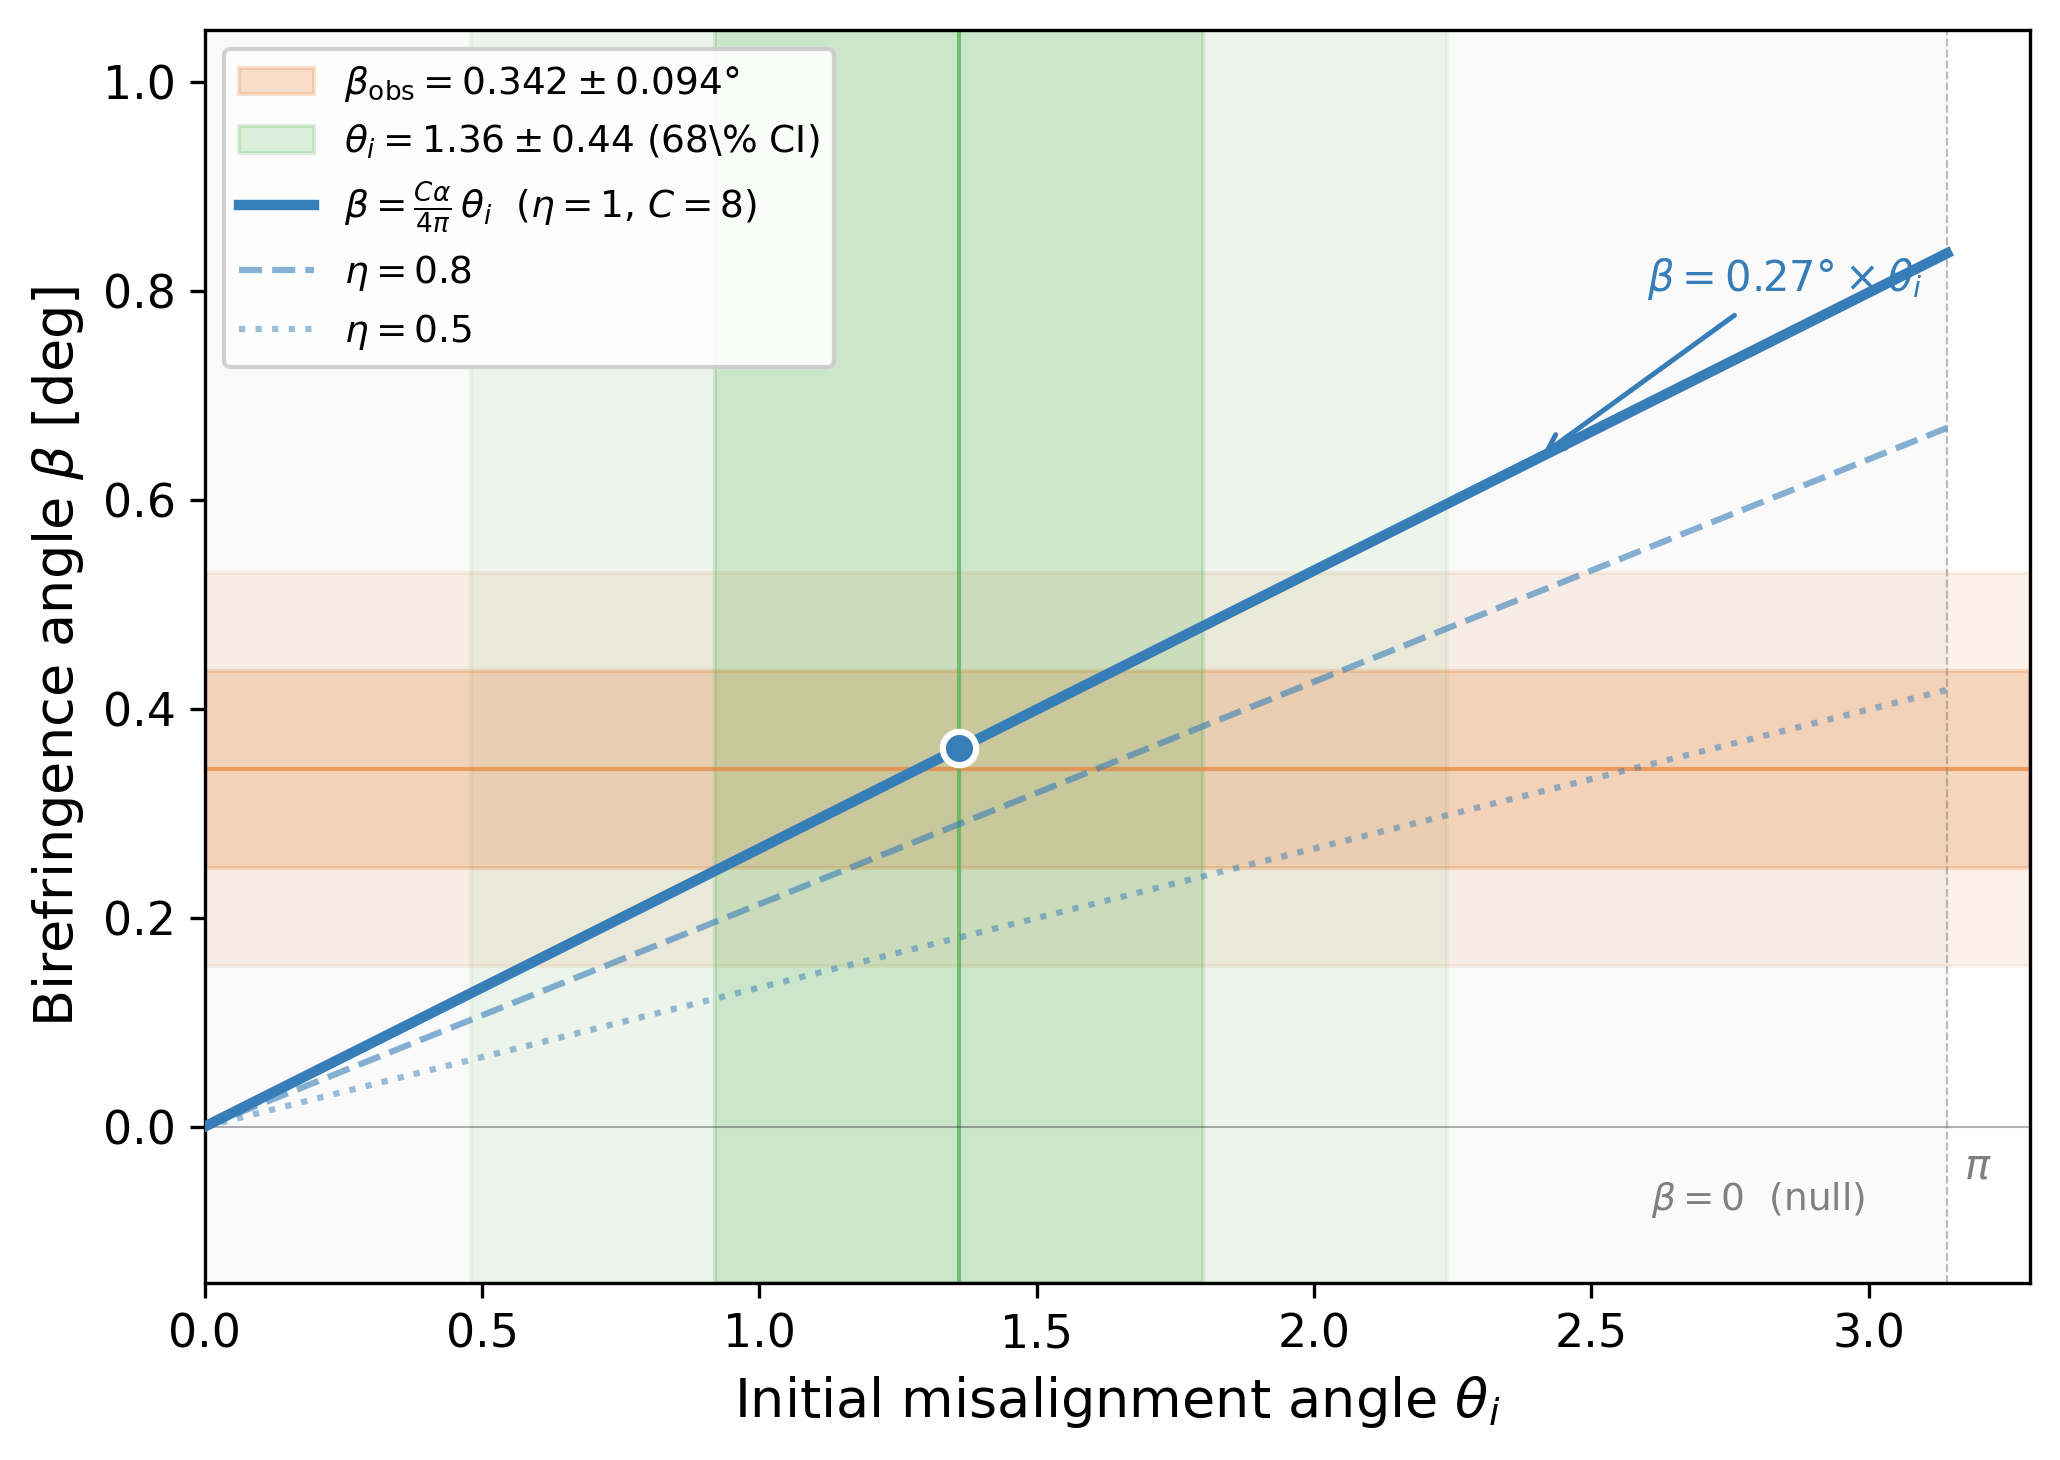

Recreate this plot in Python.
#!/usr/bin/env python3
"""
Figure: β vs θ_i prediction plot for the spectator ALP model.

Shows:
- Blue line: β = (C α_em / 4π) × θ_i  for C=8, η=1
- Orange horizontal band: β_obs = 0.342 ± 0.094°
- Green vertical band: θ_i = 1.36 ± 0.44 (MCMC posterior 68% CI)
- Gray shading: "natural" region θ_i ∈ [0, π]
- Dashed lines: η = 0.5 and η = 0.8 curves

This is the "money plot" — Figure 4 in the paper plan.
"""

import numpy as np
import matplotlib
matplotlib.use('Agg')
import matplotlib.pyplot as plt
from matplotlib.patches import Rectangle

# ── Constants ──
alpha_em = 1.0 / 137.036
C_agamma = 8.0
coeff = C_agamma * alpha_em / (4.0 * np.pi)  # ≈ 0.00465 rad ≈ 0.2665°

# Convert to degrees
coeff_deg = np.degrees(coeff)  # β per unit θ_i, in degrees

# ── Data ──
beta_obs = 0.342   # degrees
sigma_beta = 0.094  # degrees

theta_i_mean = 1.36
theta_i_sigma = 0.44

# ── Axes ──
theta_arr = np.linspace(0, np.pi, 500)

beta_eta1 = coeff_deg * theta_arr          # η = 1.0
beta_eta08 = coeff_deg * theta_arr * 0.8   # η = 0.8
beta_eta05 = coeff_deg * theta_arr * 0.5   # η = 0.5

# ── Figure ──
fig, ax = plt.subplots(figsize=(7, 5))

# Gray background for "natural" region
ax.axvspan(0, np.pi, alpha=0.04, color='gray', zorder=0)

# Observation band (horizontal)
ax.axhspan(beta_obs - sigma_beta, beta_obs + sigma_beta,
           alpha=0.25, color='#E8833A', zorder=1,
           label=r'$\beta_\mathrm{obs} = 0.342 \pm 0.094°$')
ax.axhspan(beta_obs - 2*sigma_beta, beta_obs + 2*sigma_beta,
           alpha=0.10, color='#E8833A', zorder=0)
ax.axhline(beta_obs, color='#E8833A', lw=1.0, ls='-', alpha=0.7, zorder=2)

# Posterior band (vertical)
ax.axvspan(theta_i_mean - theta_i_sigma, theta_i_mean + theta_i_sigma,
           alpha=0.20, color='#4DAF4A', zorder=1,
           label=r'$\theta_i = 1.36 \pm 0.44$ (68\% CI)')
ax.axvspan(theta_i_mean - 2*theta_i_sigma, theta_i_mean + 2*theta_i_sigma,
           alpha=0.08, color='#4DAF4A', zorder=0)
ax.axvline(theta_i_mean, color='#4DAF4A', lw=1.0, ls='-', alpha=0.7, zorder=2)

# Prediction lines
ax.plot(theta_arr, beta_eta1, color='#377EB8', lw=2.5, zorder=5,
        label=r'$\beta = \frac{C\alpha}{4\pi}\,\theta_i$  ($\eta = 1$, $C = 8$)')
ax.plot(theta_arr, beta_eta08, color='#377EB8', lw=1.5, ls='--', alpha=0.6,
        zorder=4, label=r'$\eta = 0.8$')
ax.plot(theta_arr, beta_eta05, color='#377EB8', lw=1.5, ls=':', alpha=0.5,
        zorder=4, label=r'$\eta = 0.5$')

# Intersection marker
beta_at_posterior = coeff_deg * theta_i_mean
ax.plot(theta_i_mean, beta_at_posterior, 'o', color='#377EB8',
        markersize=8, markeredgecolor='white', markeredgewidth=1.5, zorder=10)

# Null line
ax.axhline(0, color='black', lw=0.5, ls='-', alpha=0.3)

# ── Annotations ──
ax.annotate(r'$\beta = 0.27° \times \theta_i$',
            xy=(2.4, coeff_deg * 2.4), xytext=(2.6, 0.80),
            fontsize=10, color='#377EB8',
            arrowprops=dict(arrowstyle='->', color='#377EB8', lw=1.2))

ax.annotate(r'$\beta = 0$  (null)',
            xy=(2.8, 0.0), xytext=(2.8, -0.08),
            fontsize=9, color='gray', ha='center')

# Mark π
ax.axvline(np.pi, color='gray', lw=0.5, ls='--', alpha=0.5)
ax.text(np.pi + 0.03, -0.05, r'$\pi$', fontsize=10, color='gray')

# ── Formatting ──
ax.set_xlabel(r'Initial misalignment angle $\theta_i$', fontsize=13)
ax.set_ylabel(r'Birefringence angle $\beta$ [deg]', fontsize=13)
ax.set_xlim(0, np.pi + 0.15)
ax.set_ylim(-0.15, 1.05)
ax.tick_params(labelsize=11)
ax.legend(loc='upper left', fontsize=9, framealpha=0.9)

# Title (optional — remove for publication)
# ax.set_title('Spectator ALP Birefringence Prediction', fontsize=13)

fig.tight_layout()

# ── Save ──
outdir = '/Users/houstongolden/Desktop/CODE_2026/bigbounce/research/final_phase/drafts'
fig.savefig(f'{outdir}/fig_beta_vs_theta.png', dpi=300, bbox_inches='tight')
fig.savefig(f'{outdir}/fig_beta_vs_theta.pdf', dpi=300, bbox_inches='tight')
print(f"Saved to {outdir}/fig_beta_vs_theta.png and .pdf")
print(f"Fiducial: β(θ_i=1) = {coeff_deg:.4f}°")
print(f"Posterior: β(θ_i=1.36) = {coeff_deg * 1.36:.4f}°")
print(f"Observed: β = {beta_obs} ± {sigma_beta}°")
